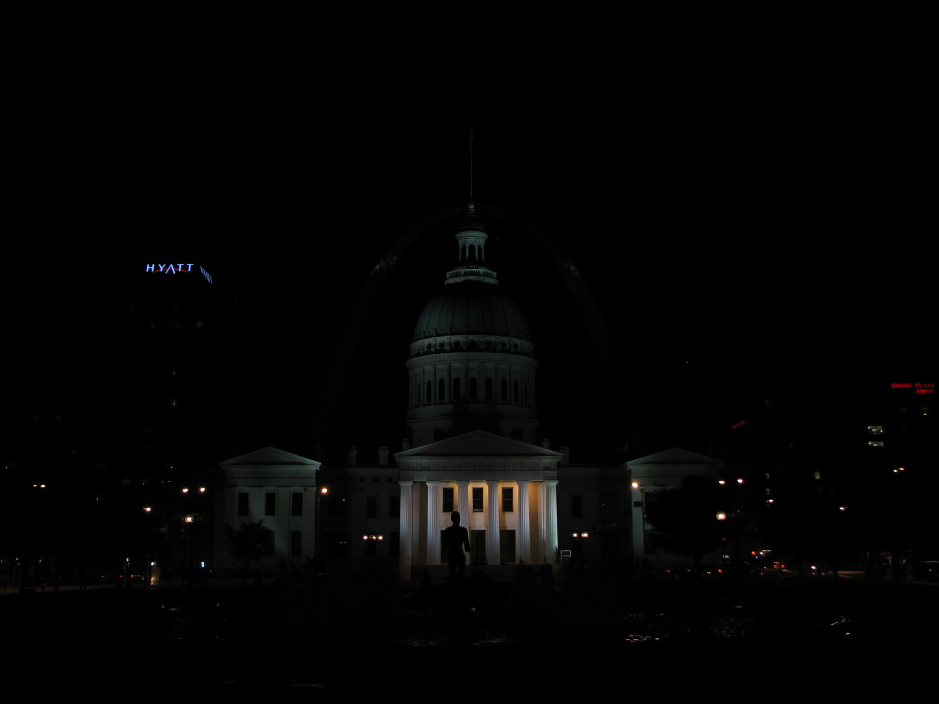
#> input picture images/img_0033.jpg, 2816 x 2112 px (shown at 1/3 size)
$ jupyter execute hdr.ipynb
#> lines starting #> are read from the running program, lines starting #| are printed output that depends on the picture
# HDR (High Dynamic Range) Imaging

The basic idea is that the dynamic range of images is limited to 8-bits (0 - 255) per channel and the very bright pixels saturate to 255 and very dark pixels clip to 0

## Capture multiple exposures

[cell 1]
import cv2
import numpy as np
import matplotlib.pyplot as plt

[cell 2]
def readImagesAndTimes():
    filenames = ['images/img_0033.jpg', 'images/img_025.jpg', 'images/img_25.jpg', 'images/img_15.jpg']
    #exposure times can be programically calculated using meta data
    times = np.array([ 1/30.0, 0.25, 2.5, 15.0 ], dtype=np.float32)

    images = []
    for filename in filenames:
        im = cv2.imread(filename, cv2.IMREAD_COLOR)
#> im is the input picture: shape (2112, 2816, 3); mean B, G, R 3.4, 3.7, 3.7
        im = cv2.cvtColor(im, cv2.COLOR_BGR2RGB)
        images.append(im)

    return images, times

## Align images

[cell 3]
images, times = readImagesAndTimes()

# Align Images
alignMTB = cv2.createAlignMTB()
alignMTB.process(images, images)

# Estimate Camera Response Function

[cell 4]
# Find Camera Response Function (CRF)
calibrateDebevec = cv2.createCalibrateDebevec()
responseDebevec = calibrateDebevec.process(images, times)

# Plot CRF
x = np.arange(256, dtype=np.uint8)
y = np.squeeze(responseDebevec)

ax = plt.figure(figsize=(30,10))
plt.title("Debevec Inverse Camera Response Function", fontsize=24)
plt.xlabel("Measured Pixel Value", fontsize=22)
plt.ylabel("Calibrated Intensity", fontsize=22)
plt.xlim([0,260])
plt.grid()
plt.plot(x, y[:,0],'r'  , x, y[:,1],'g', x, y[:,2],'b');
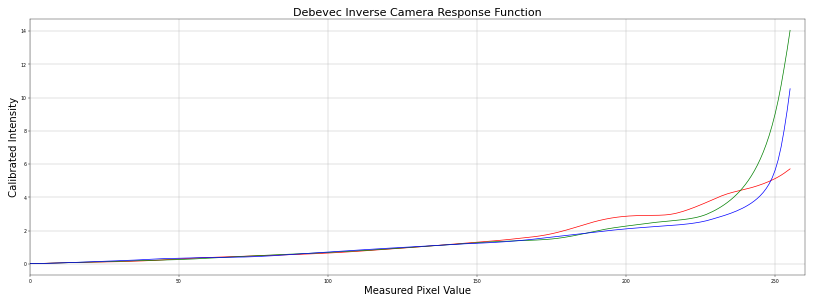
#> figure drawn by matplotlib, 1 panel; curve peaks at x = 255, y = 5.71; curve peaks at x = 255, y = 14.05; curve peaks at x = 255, y = 10.53

#  Merge Exposure into an HDR Image

[cell 5]
# Merge images into an HDR linear image
# during merging pixel values close to 0 or 255 are removed as they don't provide much information
mergeDebevec = cv2.createMergeDebevec()
hdrDebevec = mergeDebevec.process(images, times, responseDebevec)
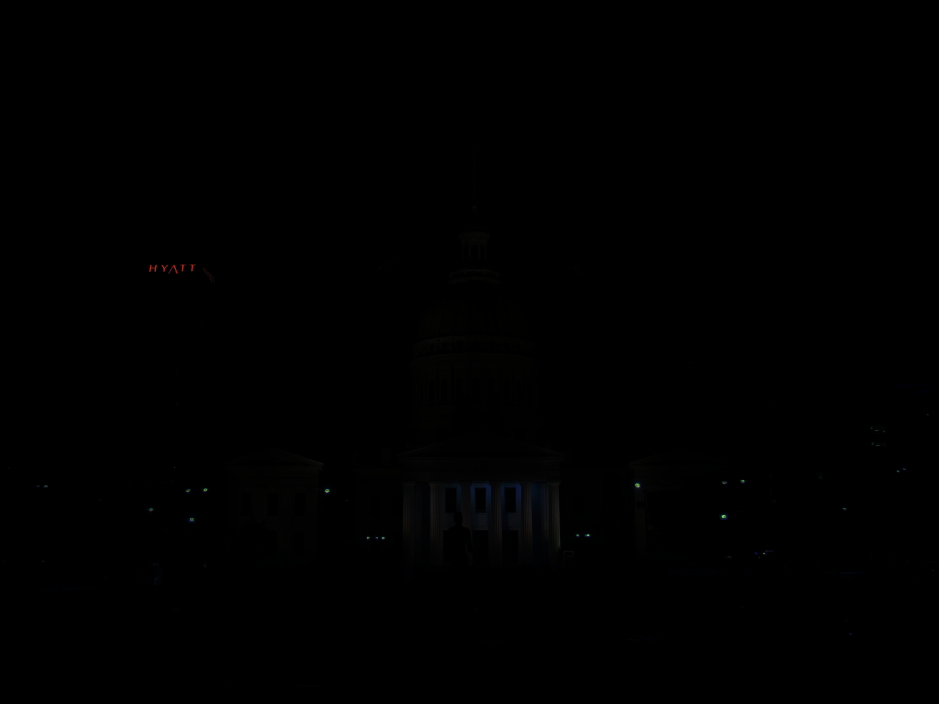
#> hdrDebevec: shape (2112, 2816, 3) float32 (shown at 1/3 size); mean of channels 0, 1, 2 0.7, 0.7, 0.6; drawn with min black and max white

# Tonemapping

[cell 6]
# Tonemap using Drago's method to obtain 24-bit color image
tonemapDrago = cv2.createTonemapDrago(1.0, 0.7)
ldrDrago = tonemapDrago.process(hdrDebevec)
#> ldrDrago: shape (2112, 2816, 3) float32; 0% of the values are NaN or infinite; the others: min 7.86e-12, max 1, mean 0.0687
ldrDrago = 3 * ldrDrago
#> ldrDrago: shape (2112, 2816, 3) float32; 0% of the values are NaN or infinite; the others: min 2.36e-11, max 3, mean 0.206
plt.figure(figsize=(20,10))
plt.imshow(np.clip(ldrDrago,0,1))
plt.axis('off')

[cell 7]
# Tonemap using Reinhard's method to obtain 24-bit color image
print("Tonemaping using Reinhard's method ... ")
tonemapReinhard = cv2.createTonemapReinhard(1.5, 0,0,0)
ldrReinhard = tonemapReinhard.process(hdrDebevec)
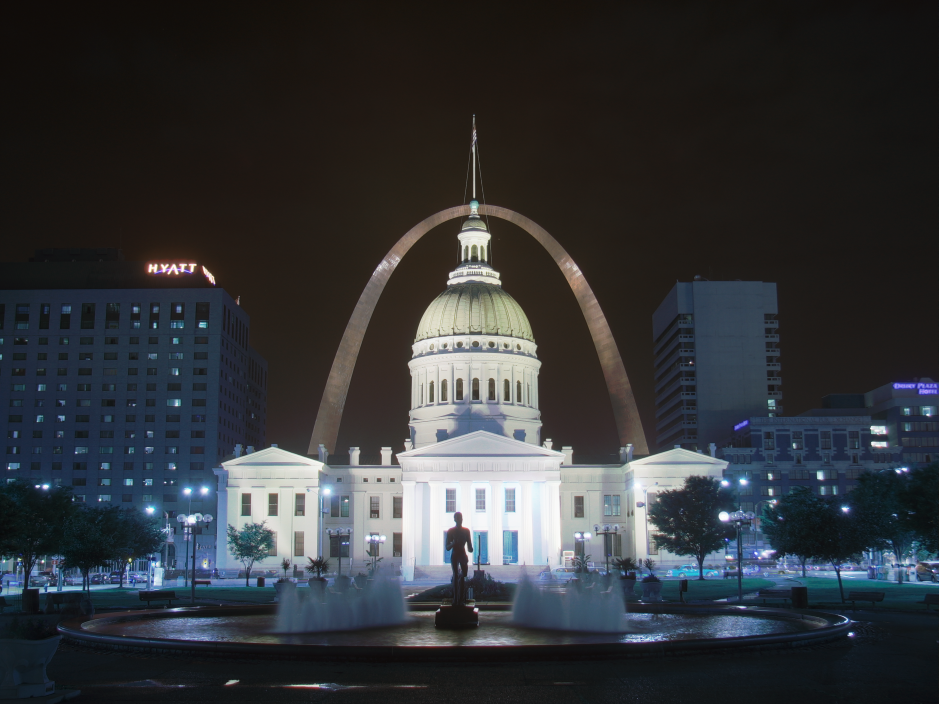
#> ldrReinhard: shape (2112, 2816, 3) float32 (shown at 1/3 size); mean of channels 0, 1, 2 0.228, 0.215, 0.206; drawn as B, G, R
plt.figure(figsize=(20,10))
plt.imshow(np.clip(ldrReinhard,0,1))
plt.axis('off')

[cell 8]
# Tonemap using Mantiuk's method to obtain 24-bit color image
print("Tonemaping using Mantiuk's method ... ")
tonemapMantiuk = cv2.createTonemapMantiuk(2.2,0.85, 1.2)
ldrMantiuk = tonemapMantiuk.process(hdrDebevec)
#> ldrMantiuk: shape (2112, 2816, 3) float32; 0% of the values are NaN or infinite; the others: min 7.77e-08, max 1, mean 0.0676
ldrMantiuk = 3 * ldrMantiuk
#> ldrMantiuk: shape (2112, 2816, 3) float32; 0% of the values are NaN or infinite; the others: min 2.33e-07, max 3, mean 0.203
plt.figure(figsize=(20,10))
plt.imshow(np.clip(ldrMantiuk,0,1))
plt.axis('off')
